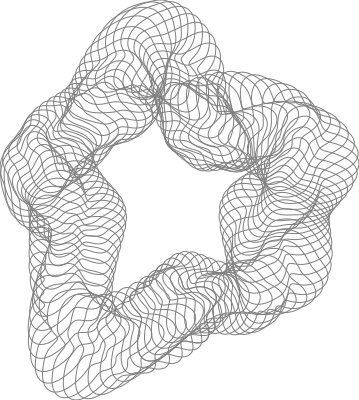

Source code (Julia):
### A Pluto.jl notebook ###
# v0.12.17

using Markdown
using InteractiveUtils

# ╔═╡ b5c883c4-421e-11eb-01d5-279132f89203
using PenPlots, Random, PlutoUI, Colors, Base.Iterators

# ╔═╡ be833c48-421e-11eb-05c1-09da812c55c6
noise = random_vector_matrix(MersenneTwister(9), 6, 8)

# ╔═╡ c7e66c2e-421e-11eb-0a2e-29a57001cc86
map(0:0.01:1) do j
	r = 1 + perlin_noise(noise, Point(j*6, 0))
	center = 3 * frac_rotation(j) * unitvec * r

	Path(map(0:0.01:1) do i
		r = 1 + perlin_noise(noise, Point(i*6, j*8))
    	center + frac_rotation(i) * unitvec * r
  end)
end

# ╔═╡ Cell order:
# ╠═b5c883c4-421e-11eb-01d5-279132f89203
# ╠═be833c48-421e-11eb-05c1-09da812c55c6
# ╠═c7e66c2e-421e-11eb-0a2e-29a57001cc86
